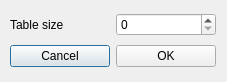
<?xml version="1.0" encoding="UTF-8"?>
<ui version="4.0">
 <class>Options</class>
 <widget class="QDialog" name="Options">
  <property name="geometry">
   <rect>
    <x>0</x>
    <y>0</y>
    <width>227</width>
    <height>82</height>
   </rect>
  </property>
  <property name="windowTitle">
   <string>Select size</string>
  </property>
  <widget class="QWidget" name="">
   <property name="geometry">
    <rect>
     <x>10</x>
     <y>10</y>
     <width>206</width>
     <height>62</height>
    </rect>
   </property>
   <layout class="QGridLayout" name="gridLayout">
    <item row="0" column="0">
     <widget class="QLabel" name="label">
      <property name="text">
       <string>Table size</string>
      </property>
     </widget>
    </item>
    <item row="0" column="1">
     <widget class="QSpinBox" name="spinBox"/>
    </item>
    <item row="1" column="0">
     <widget class="QPushButton" name="pushButton">
      <property name="text">
       <string>Cancel</string>
      </property>
     </widget>
    </item>
    <item row="1" column="1">
     <widget class="QPushButton" name="pushButton_2">
      <property name="text">
       <string>OK</string>
      </property>
     </widget>
    </item>
   </layout>
  </widget>
 </widget>
 <resources/>
 <connections/>
</ui>
